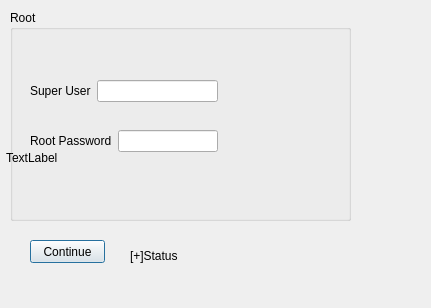
<?xml version="1.0" encoding="UTF-8"?>
<ui version="4.0">
 <class>admin</class>
 <widget class="QDialog" name="admin">
  <property name="geometry">
   <rect>
    <x>0</x>
    <y>0</y>
    <width>431</width>
    <height>308</height>
   </rect>
  </property>
  <property name="windowTitle">
   <string>SmartAccountant © 2019</string>
  </property>
  <widget class="QPushButton" name="pushButton">
   <property name="geometry">
    <rect>
     <x>30</x>
     <y>240</y>
     <width>75</width>
     <height>23</height>
    </rect>
   </property>
   <property name="text">
    <string>Continue</string>
   </property>
  </widget>
  <widget class="QGroupBox" name="groupBox">
   <property name="geometry">
    <rect>
     <x>10</x>
     <y>10</y>
     <width>341</width>
     <height>211</height>
    </rect>
   </property>
   <property name="title">
    <string>Root</string>
   </property>
   <widget class="QWidget" name="layoutWidget">
    <property name="geometry">
     <rect>
      <x>20</x>
      <y>120</y>
      <width>188</width>
      <height>22</height>
     </rect>
    </property>
    <layout class="QHBoxLayout" name="horizontalLayout">
     <item>
      <widget class="QLabel" name="label_2">
       <property name="text">
        <string>Root Password</string>
       </property>
      </widget>
     </item>
     <item>
      <widget class="QLineEdit" name="lineEdit_2">
       <property name="echoMode">
        <enum>QLineEdit::Password</enum>
       </property>
      </widget>
     </item>
    </layout>
   </widget>
   <widget class="QWidget" name="layoutWidget">
    <property name="geometry">
     <rect>
      <x>20</x>
      <y>70</y>
      <width>188</width>
      <height>22</height>
     </rect>
    </property>
    <layout class="QHBoxLayout" name="horizontalLayout_2">
     <item>
      <widget class="QLabel" name="label">
       <property name="text">
        <string>Super User</string>
       </property>
      </widget>
     </item>
     <item>
      <widget class="QLineEdit" name="lineEdit"/>
     </item>
    </layout>
   </widget>
  </widget>
  <widget class="QLabel" name="label_3">
   <property name="geometry">
    <rect>
     <x>130</x>
     <y>240</y>
     <width>231</width>
     <height>31</height>
    </rect>
   </property>
   <property name="text">
    <string>[+]Status</string>
   </property>
  </widget>
  <widget class="QLabel" name="label_4">
   <property name="geometry">
    <rect>
     <x>6</x>
     <y>12</y>
     <width>411</width>
     <height>291</height>
    </rect>
   </property>
   <property name="text">
    <string>TextLabel</string>
   </property>
  </widget>
  <zorder>label_4</zorder>
  <zorder>label_3</zorder>
  <zorder>pushButton</zorder>
  <zorder>groupBox</zorder>
 </widget>
 <resources/>
 <connections/>
</ui>
